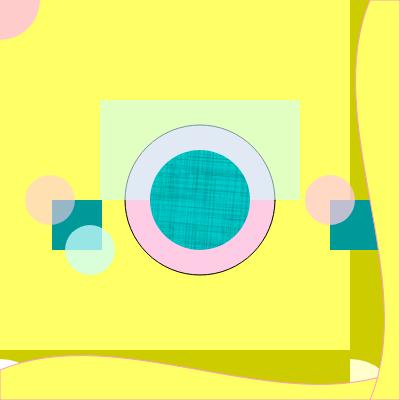
Frame 1 (no input)
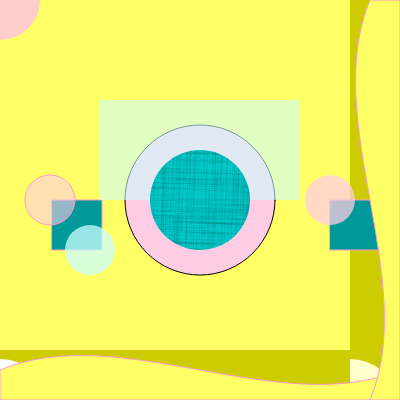
Frame 60 (no input)
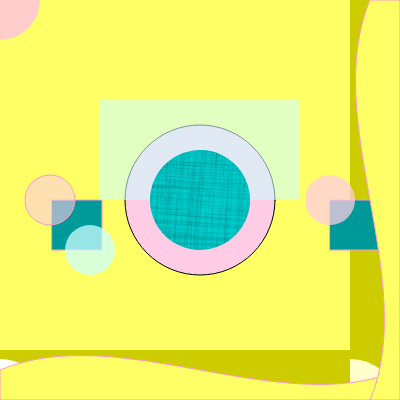
Frame 120 (the mouse pressed at the canvas centre since frame 60)

The p5.js sketch that drew these frames (run headless with seeded random() and noise() and a simulated clock; from frame 60 on, the mouse is pressed at the canvas centre):

// p5.js sketch
// ── sketch.js
// Arrays and Object notation
// Mobashira Hossain
// March 5/26
//
// Extra for Experts:
// - describe what you did to take this project "above and beyond"



function setup() {
  createCanvas(400, 400);
  angleMode(DEGREES);
  noStroke();
}

function draw() {
  background(204,204,0);
//   Buffer canvas create
  cnv1 = createGraphics(width,height);
  cnv1.background(255,255,102);
  cnv1.fill(255,204,229);
  cnv1.circle(250,200,150);
  img = cnv1.get(width-350,height-400,410,350);
  image(img,0,0);
//   all the shapes:
  a1();
  b2();
  c3();
  d4();
  e5();
  cross();
  s();
  s2();
}

function a1(){
  fill(0,153,153);
  square(52,200,50);
  
  fill(0,153,153);
  square(330,200,50);
  
//   fill(255,102,102);
//   rect(60,70,390,10);
  
//   fill(255,204,204);
//   rect(70,58,390,10);
  
//   fill(204,255,255);
//   rect(5,46,390,10);
  
}
function b2(){
  fill(255,204,229,150);
  circle(50,200,50);
  noStroke();
  
  fill(255,204,229,190);
  circle(330,200,50);
  noStroke();
}
function c3(){
  fill(204,255,255,190);
  circle(90,250,50);
}
function d4(){
  fill(204,255,255,150);
  rect(100,100,200,100);
  noStroke();
}
function e5(){
  fill(255,204,204);
  angleMode(DEGREES);
  arc(0,0,80,80,0,90);

  fill(255,255,255);
  angleMode(DEGREES);
  arc(0,399,90,80,270,-360);
  
  fill(255,255,204);
  angleMode(DEGREES);
  arc(350,399,90,80,270,-360); 
  
}
function cross(){
  push();
  translate(height/2,width/2);
  rotate(random(PI*2));
  fill(0,204,204);
  circle(0,0,100);
  canvas.getContext("2d").clip();
  stroke(0,14);
  noFill();
  for (n = 0; n< 500;n++){
    rect(random(-140,140),random(-140,140),70);
  }
  pop();
}
function s(){
  fill(255,255,102);
  stroke(255,153,204);
  beginShape();
  vertex(0,height);
  vertex(0,height-30);
  
  bezierVertex(width*0.3, height-80,width*0.7, height+20, width,height-30);
  vertex(width,height);
  endShape(CLOSE);
  
}
function s2(){
fill(255,255,102);
  stroke(255,153,204);
  beginShape();
  vertex(width, 0);       
  vertex(width - 30, 0);  
  
  // This curve pulls left then pushes back right toward the bottom
  bezierVertex(width - 80, height * 0.3, width + 20, height * 0.7, width - 30, height);
  
  vertex(width, height);  // Bottom-right corner
  endShape(CLOSE);
}








// ── style.css
html {
  margin: 0;
  padding: 0;
}
body{
  position: absolute;
  top: 50%;
  left: 40%;
  transform: translate(-50%, -50%) scale(1.5);
  background-color: black;
  display: flex;
  justify-content: center;
  align-items: center;
}

canvas {
  display: block;
}
